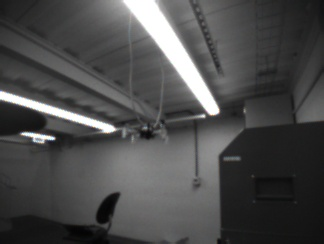
#> input picture aideck/classification/training_data/train/class_1/img_000002.jpeg, 324 x 244 px
$ python -i hover.py   (imports and definitions only)
#> lines starting #> are read from the running program, lines starting #| are printed output that depends on the picture; after the words box and inside, x2 and y2 are one past the last pixel; in counts of white or black regions, pixels touching at a corner belong together
#> further down, picture is the input picture: shape (244, 324, 3); mean B, G, R 75.6, 75.7, 75.6
group_number = 1

# Possibly try 0, 1, 2 ...
camera = 0

# Code adapted from: https://github.com/bitcraze/crazyflie-lib-python/blob/master/examples/autonomousSequence.py

import time

# CrazyFlie imports:
import cflib.crtp
from cflib.crazyflie import Crazyflie
from cflib.crazyflie.log import LogConfig
from cflib.crazyflie.syncCrazyflie import SyncCrazyflie
from cflib.crazyflie.syncLogger import SyncLogger
from cflib.positioning.position_hl_commander import PositionHlCommander
import numpy as np
import cv2


## Some helper functions:
## -----------------------------------------------------------------------------------------
# [41 lines left out: functions position_estimate, set_PID_controller, ascend_and_hover, not called in this run]


def findGreatesContour(contours):
    largest_area = 0
    largest_contour_index = -1
    i = 0
    total_contours = len(contours)

    while i < total_contours:
        area = cv2.contourArea(contours[i])
        if area > largest_area:
            largest_area = area
            largest_contour_index = i
        i += 1

    # print(largest_area)

    return largest_area, largest_contour_index


def check_contours(frame):

    print("Checking image:")

    # These define the upper and lower HSV for the red obstacles
    # May change on different drones.
    lb = (145, 3, 250)
    ub = (155, 40, 255)

    # Do the contour detection on the input frame
    hsv = cv2.cvtColor(frame, cv2.COLOR_BGR2HSV)
#> hsv: shape (244, 324, 3); mean H, S, V 31.5, 4, 76.2

    # Compute
    mask = cv2.inRange(hsv, lb, ub)
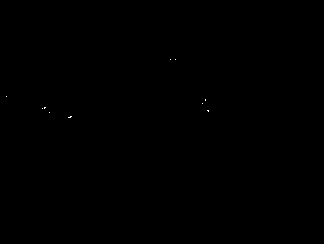
#> mask: shape (244, 324); 0.02% white in thin lines or dots, all inside (x1, y1, x2, y2) = (6, 59, 209, 118)

    contours, hierarchy = cv2.findContours(mask, cv2.RETR_LIST, cv2.CHAIN_APPROX_NONE)
#> contours = 10 contours, all with area under 20
    largest_area, largest_contour_index = findGreatesContour(contours)
#> in findGreatesContour, `total_contours = len(contours)`: total_contours = 10
#> the loop in findGreatesContour, `while i < total_contours:` made 10 passes
#> (area, largest_area, largest_contour_index) on pass 1: (1, 1, 0)
#> area on passes 2 to 7: 0, 0.5, 0, 0.5, 0, 0
#> after the loop in findGreatesContour, `while i < total_contours:`: largest_area = 1; largest_contour_index = 0
#> largest_area = 1; largest_contour_index = 0

    print(largest_area)
#| 1.0

    if largest_area > 100:
        return True
    else:
        return False


# Follow the setpoint sequence trajectory:
# [37 lines left out: functions adjust_position, hover_and_descend, not called in this run]


## -----------------------------------------------------------------------------------------

## The following code is the main logic that is executed when this script is run

## -----------------------------------------------------------------------------------------
# Set the URI the Crazyflie will connect to
uri = "radio://0/1/2M"

# Initialize all the CrazyFlie drivers:
# [4 lines not run here, left out]
# [1 line that did not run here, left out]

# List local CrazyFlie devices:
# [32 lines not run here, left out]

>>> import cv2
>>> picture = cv2.imread('../aideck/classification/training_data/train/class_1/img_000002.jpeg')
>>> result = check_contours(picture)
#> result = False
